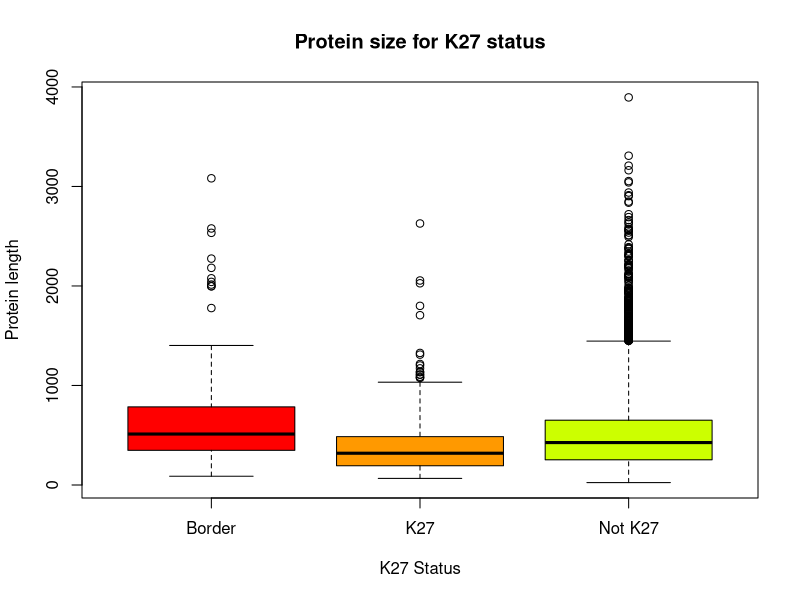
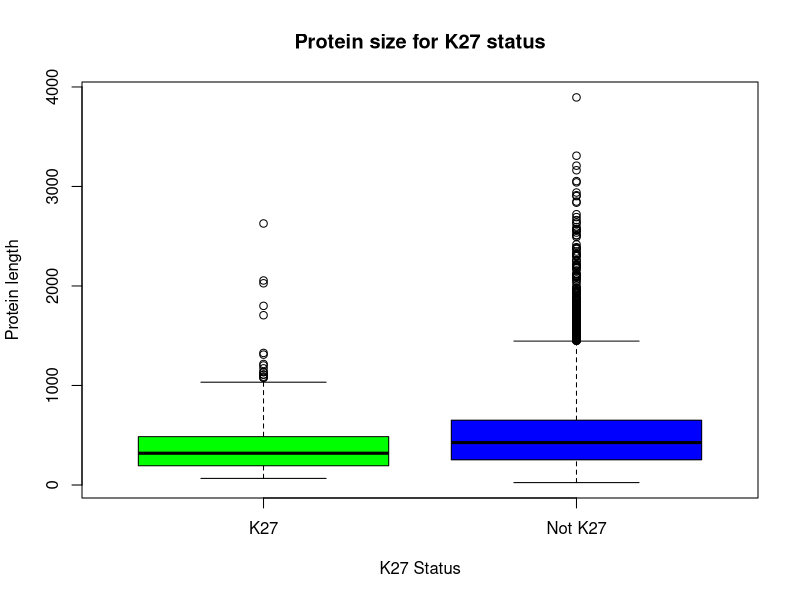

These charts were generated, in order, by the following R code:
pdf("K27_peplens.pdf")
lH3K27me3_bordergenes <- read.table("H3K27me3_bordergenes_lengths.dat",header=T,sep="\t");
summary(lH3K27me3_bordergenes$LEN)
summary(subset(lH3K27me3_bordergenes$LEN,lH3K27me3_bordergenes$LEN < 4000));
lH3K27me3_genes <- read.table("H3K27me3_genes_lengths.dat",header=T,sep="\t");
summary(lH3K27me3_genes$LEN)
lnonH3K27me3_genes <- read.table("nonH3K27me3_genes_lengths.dat",header=T,sep="\t");
summary(lnonH3K27me3_genes$LEN)
summary(subset(lnonH3K27me3_genes$LEN ,lnonH3K27me3_genes$LEN < 4000))
boxplot(subset(lH3K27me3_bordergenes$LEN,lH3K27me3_bordergenes$LEN < 4000),subset(lH3K27me3_genes$LEN,lH3K27me3_genes$LEN < 4000),subset(lnonH3K27me3_genes$LEN,lnonH3K27me3_genes$LEN < 4000),xlab="K27 Status", main="Protein size for K27 status",ylab="Protein length",range=2,names=c("Border","K27","Not K27"),col=rainbow(11, start=0, end=1));
boxplot(subset(lH3K27me3_genes$LEN,lH3K27me3_genes$LEN < 4000),subset(lnonH3K27me3_genes$LEN,lnonH3K27me3_genes$LEN < 4000),xlab="K27 Status", main="Protein size for K27 status",ylab="Protein length",range=2,names=c("K27","Not K27"),col=c("Green","Blue"),width=c(0.5,0.5));

t.test(subset(lH3K27me3_genes$LEN,lH3K27me3_genes$LEN < 4000),subset(lnonH3K27me3_genes$LEN,lnonH3K27me3_genes$LEN < 4000));
t.test(lH3K27me3_genes$LEN,lnonH3K27me3_genes$LEN);

wilcox.test(lH3K27me3_genes$LEN,lnonH3K27me3_genes$LEN);
wilcox.test(subset(lH3K27me3_genes$LEN,lH3K27me3_genes$LEN < 4000),subset(lnonH3K27me3_genes$LEN,lnonH3K27me3_genes$LEN < 4000));
